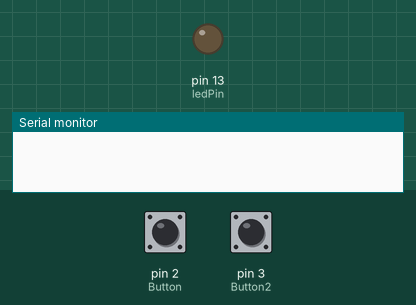
Recording of a sketch running on a simulated Arduino Uno, built with avr-gcc and run on an emulated ATmega328P. Parts: output pins drawn as LEDs (lit = HIGH), the last lines printed to the serial monitor. The test bench sets the inputs (shaded band); at power-on: pin 2 (Button) HIGH, pin 3 (Button2) HIGH.

Above: at 1.2 s.
1.3 s: pin 2 (Button) pulled LOW for 0.15 s
2.9 s: pin 3 (Button2) pulled LOW for 0.15 s
At 5.1 s:
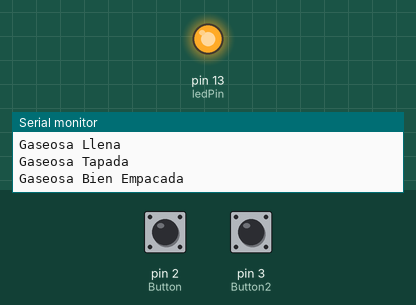
Timing chart, 0 to 6.6 s (numbered marks = the images above; inputs shaded):
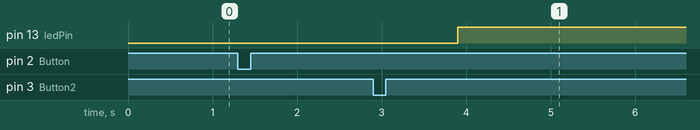

The sketch:

gaseosa.ino
```cpp
int Button = 2;
int Button2 = 3;
int ledPin = 13;
int Press = 0;
int Press1 = 0;
bool sePresiono = false;

void setup() {
  pinMode(Button, INPUT);
  pinMode(Button2, INPUT);
  pinMode(ledPin, OUTPUT);
  Serial.begin (9600);
}

void loop() {
  Press = digitalRead(Button);
  Press1 = digitalRead(Button2);

  if (!Press) {
    Serial.println ("Gaseosa Llena");
    delay (1000);
    sePresiono = true;
  }
  if (!Press1 && sePresiono == true)
  {
    Serial.println ("Gaseosa Tapada");
    delay (1000);
    digitalWrite(ledPin, HIGH);
    Serial.println ("Gaseosa Bien Empacada");
  }
}
```

Measured:
- after the input at 2.9 s, pin 13 (ledPin): LOW → HIGH after 1.0 s
